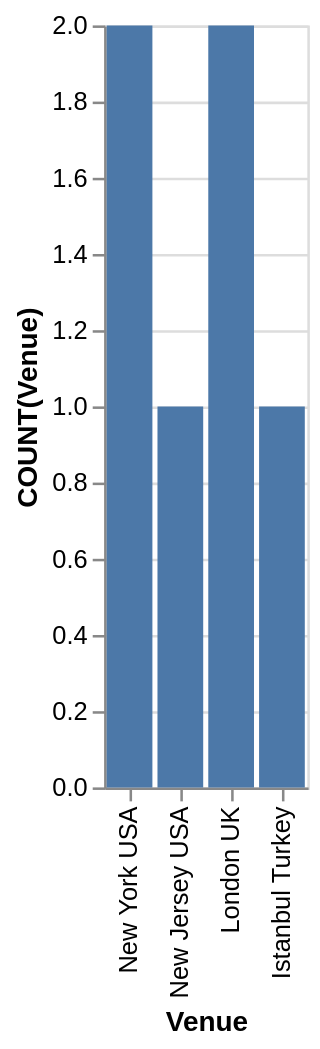

Express this chart as Vega-Lite.
### Vega-Lite specification from a JSON file in a GitHub repository (floating-point values rounded to 4 significant figures)
{"data": {"values": [{"x_data": "Istanbul Turkey", "y_data": 1}, {"x_data": "London UK", "y_data": 2}, {"x_data": "New Jersey USA", "y_data": 1}, {"x_data": "New York USA", "y_data": 2}]}, "mark": "bar", "encoding": {"x": {"field": "x_data", "type": "nominal", "title": "Venue", "sort": "descending"}, "y": {"field": "y_data", "type": "quantitative", "title": "COUNT(Venue)"}}}
